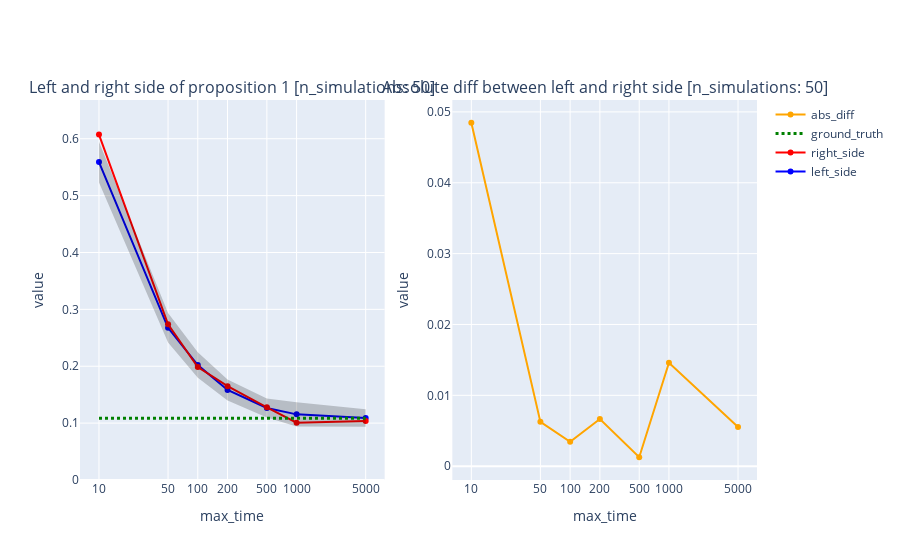

Write notebook code for a chart like this one.
### Code cell
make_plots(merge_results, ground_truth=ground_truth_str["right_side"], n_simulations=50)

### Figure 1 — Plotly figure (JSON) as saved in the notebook; plotly's stock layout.template omitted (floating-point values rounded to 4 significant figures)
{"data": [{"line": {"color": "blue"}, "mode": "lines+markers", "name": "left_side", "type": "scatter", "x": [10, 50, 100, 200, 500, 1000, 5000], "xaxis": "x", "y": [0.5589, 0.2676, 0.2021, 0.1583, 0.1266, 0.1154, 0.109], "yaxis": "y"}, {"line": {"color": "red"}, "mode": "lines+markers", "name": "right_side", "type": "scatter", "x": [10, 50, 100, 200, 500, 1000, 5000], "xaxis": "x", "y": [0.6074, 0.2739, 0.1987, 0.165, 0.1279, 0.1008, 0.1035], "yaxis": "y"}, {"line": {"color": "rgba(0,0,0,0)"}, "mode": "lines", "showlegend": false, "type": "scatter", "x": [10, 50, 100, 200, 500, 1000, 5000], "xaxis": "x", "y": [0.5946, 0.2935, 0.2245, 0.1769, 0.1434, 0.1366, 0.1246], "yaxis": "y"}, {"fill": "tonexty", "fillcolor": "rgba(0, 0, 0, 0.2)", "line": {"color": "rgba(0,0,0,0)"}, "mode": "lines", "showlegend": false, "type": "scatter", "x": [10, 50, 100, 200, 500, 1000, 5000], "xaxis": "x", "y": [0.5231, 0.2417, 0.1798, 0.1397, 0.1098, 0.09417, 0.09353], "yaxis": "y"}, {"line": {"color": "green", "dash": "dot", "width": 3}, "mode": "lines", "name": "ground_truth", "type": "scatter", "x": [10, 50, 100, 200, 500, 1000, 5000], "xaxis": "x", "y": [0.1085, 0.1085, 0.1085, 0.1085, 0.1085, 0.1085, 0.1085], "yaxis": "y"}, {"line": {"color": "orange"}, "mode": "lines+markers", "name": "abs_diff", "type": "scatter", "x": [10, 50, 100, 200, 500, 1000, 5000], "xaxis": "x2", "y": [0.04847, 0.006259, 0.003438, 0.006659, 0.001264, 0.01459, 0.005532], "yaxis": "y2"}], "layout": {"annotations": [{"font": {"size": 16}, "showarrow": false, "text": "Left and right side of proposition 1 [n_simulations: 50]", "x": 0.225, "xanchor": "center", "xref": "paper", "y": 1, "yanchor": "bottom", "yref": "paper"}, {"font": {"size": 16}, "showarrow": false, "text": "Absolute diff between left and right side [n_simulations: 50]", "x": 0.775, "xanchor": "center", "xref": "paper", "y": 1, "yanchor": "bottom", "yref": "paper"}], "xaxis": {"anchor": "y", "domain": [0, 0.45], "tickmode": "array", "tickvals": [10, 50, 100, 200, 500, 1000, 5000], "title": {"text": "max_time"}, "type": "log"}, "xaxis2": {"anchor": "y2", "domain": [0.55, 1], "tickmode": "array", "tickvals": [10, 50, 100, 200, 500, 1000, 5000], "title": {"text": "max_time"}, "type": "log"}, "yaxis": {"anchor": "x", "domain": [0, 1], "range": [0, 0.6681], "title": {"text": "value"}}, "yaxis2": {"anchor": "x2", "domain": [0, 1], "title": {"text": "value"}}}}
